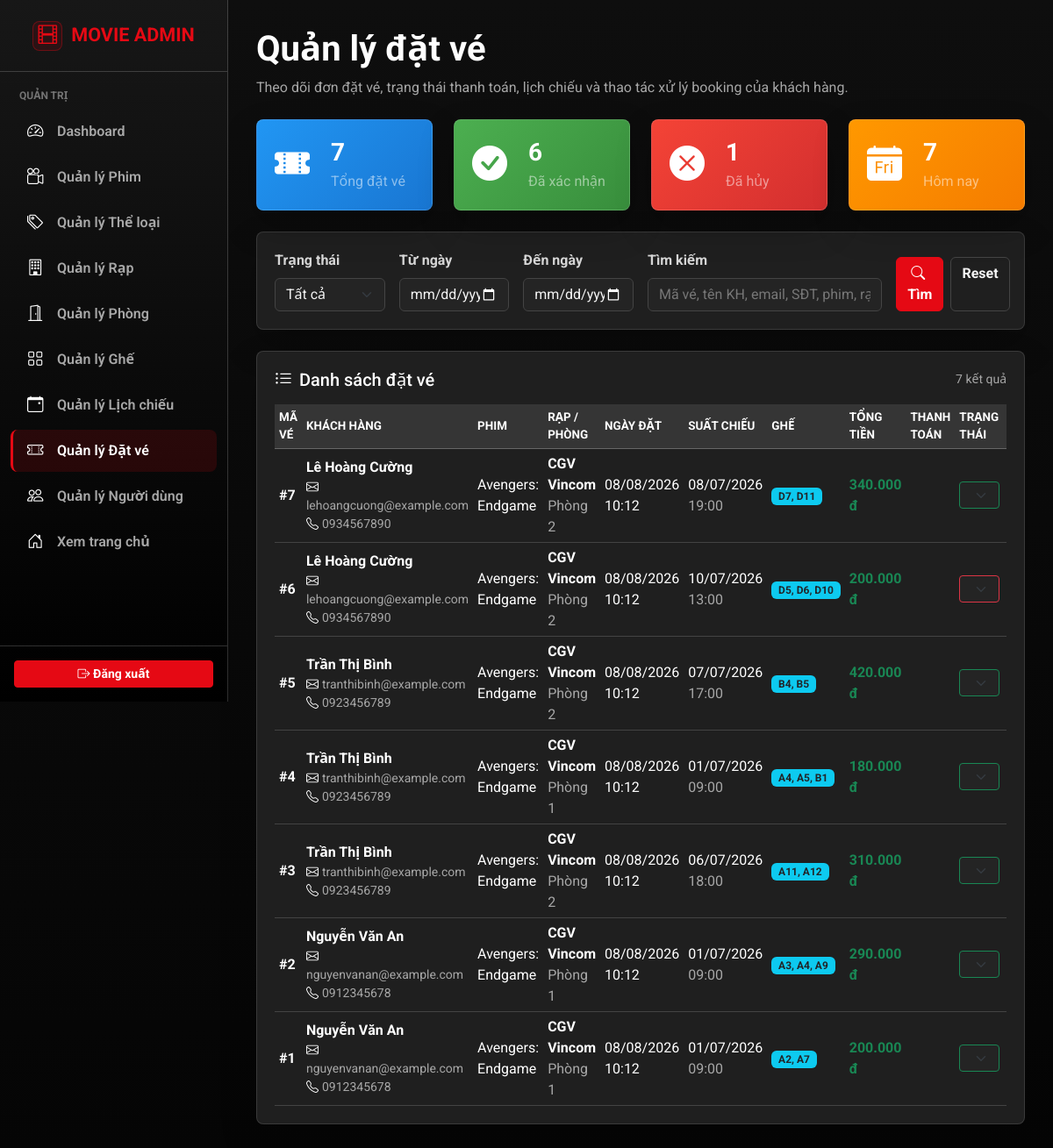
The app's page /frontend/admin/manage_booking.php (signed in) with its own data.
### tables this page shows
CREATE TABLE bookings
(
    id                INT PRIMARY KEY AUTO_INCREMENT,
    user_id           INT            NOT NULL,
    total_price       DECIMAL(10, 2) NOT NULL,
    payment_method_id ENUM ('momo', 'vnpay', 'bank_transfer'),
    status            ENUM ('pending', 'paid', 'canceled') DEFAULT 'pending',
    created_at        TIMESTAMP                            DEFAULT CURRENT_TIMESTAMP,
    updated_at        TIMESTAMP                            DEFAULT CURRENT_TIMESTAMP ON UPDATE CURRENT_TIMESTAMP,
    FOREIGN KEY (user_id) REFERENCES users (id) ON DELETE CASCADE,
    INDEX idx_status (status)
);

CREATE TABLE users
(
    id             INT PRIMARY KEY AUTO_INCREMENT,
    first_name     VARCHAR(50)  NOT NULL,
    last_name      VARCHAR(50)  NOT NULL,
    email          VARCHAR(100) NOT NULL UNIQUE,
    password       VARCHAR(255) NOT NULL,
    phone          VARCHAR(20)  NOT NULL UNIQUE,
    birth_date     DATE         NULL,
    role           ENUM ('admin', 'user') DEFAULT 'user',
    remember_token VARCHAR(100) NULL,
    created_at     TIMESTAMP              DEFAULT CURRENT_TIMESTAMP,
    updated_at     TIMESTAMP              DEFAULT CURRENT_TIMESTAMP ON UPDATE CURRENT_TIMESTAMP
);

### frontend/admin/manage_booking.php (the view, shortened to what the rows shown need)
<?php
require_once '../../backend/app/init.php';
require_once 'admin_header.php';
require_once 'admin_sidebar.php';
$controller = new BookingController();
$filters = [
    'status' => $_GET['status'] ?? '',
    'from_date' => $_GET['from_date'] ?? '',
    'to_date' => $_GET['to_date'] ?? '',
    'search' => $_GET['search'] ?? ''
];
$bookings = $controller->getAdminBookings($filters);
$queryParams = array_filter($filters, function ($value) {
    return trim((string)$value) !== '';
});
$formAction = 'manage_booking.php' . (!empty($queryParams) ? '?' . http_build_query($queryParams) : '');
?>
<div class="container-fluid admin-booking-page">
    <div class="admin-page-header d-flex flex-column flex-lg-row justify-content-between align-items-start gap-3 mb-4">
        <div>
            <h1 class="mb-0 text-white fw-bold">Quản lý đặt vé</h1>
        </div>
    </div>
    <div class="admin-card">
        <div class="table-responsive">
            <table class="table table-hover table-sm admin-table admin-booking-table align-middle mb-0">
                <thead>
                    <tr>
                        <th>Mã vé</th>
                        <th>Khách hàng</th>
                        <th>Phim</th>
                        <th>Rạp / Phòng</th>
                        <th>Ngày đặt</th>
                        <th>Suất chiếu</th>
                        <th>Ghế</th>
                        <th>Tổng tiền</th>
                        <th>Thanh toán</th>
                        <th>Trạng thái</th>
                        <th class="text-center">Thao tác</th>
                    </tr>
                </thead>
                <tbody>
                    <?php if (empty($bookings)): ?>
                        <tr>
                            <td colspan="11">
                                <div class="admin-empty d-flex align-items-center justify-content-center gap-2">
                                    <i class="bi bi-ticket-perforated"></i>
                                    <span>Không tìm thấy booking phù hợp.</span>
                                </div>
                            </td>
                        </tr>
                    <?php else: ?>
                        <?php foreach ($bookings as $booking): ?>
                            <tr>
                                <td><strong>#<?= (int)$booking['id'] ?></strong></td>
                                <td>
                                    <div class="fw-bold text-white">
                                        <?= htmlspecialchars(trim($booking['first_name'] . ' ' . $booking['last_name'])) ?>
                                    </div>
                                    <div class="text-muted small">
                                        <i class="bi bi-envelope me-1"></i><?= htmlspecialchars($booking['email']) ?>
                                    </div>
                                    <div class="text-muted small">
                                        <i class="bi bi-telephone me-1"></i><?= htmlspecialchars($booking['phone']) ?>
                                    </div>
                                </td>
                                <td><?= htmlspecialchars($booking['movie_title'] ?: 'Chưa có dữ liệu') ?></td>
                                <td>
                                    <strong><?= htmlspecialchars($booking['theatre_name'] ?: 'Chưa có dữ liệu') ?></strong>
                                    <br><span class="text-muted"><?= htmlspecialchars($booking['room_name'] ?: 'Chưa có dữ liệu') ?></span>
                                </td>
                                <td><?= bookingAdminFormatDateTime($booking['created_at']) ?></td>
                                <td>
                                    <?= bookingAdminFormatDate($booking['show_date']) ?>
                                    <br><span class="text-muted"><?= bookingAdminFormatTime($booking['start_time']) ?></span>
                                </td>
                                <td>
                                    <span class="badge bg-info text-dark"><?= htmlspecialchars($booking['seats'] ?: 'N/A') ?></span>
                                </td>
                                <td><strong class="text-success"><?= number_format((float)$booking['total_price'], 0, ',', '.') ?> đ</strong></td>
                                <td><?= htmlspecialchars(bookingAdminPaymentLabel($booking['payment_method'])) ?></td>
                                <td>
                                    <form action="<?= htmlspecialchars($formAction) ?>" method="POST" class="m-0">
                                        <select name="status" class="form-select form-select-sm admin-booking-status-select <?= bookingAdminStatusSelectClass($booking['status']) ?>" onchange="this.form.submit()" aria-label="Cập nhật trạng thái booking #<?= (int)$booking['id'] ?>">
                                            <option value="paid" <?= ($booking['status'] === 'paid') ? 'selected' : '' ?>>Đã xác nhận</option>
                                            <option value="canceled" <?= ($booking['status'] === 'canceled') ? 'selected' : '' ?>>Đã hủy</option>
                                        </select>
                                    </form>
                                </td>
                                <td class="text-center">
                                </td>
                            </tr>
                        <?php endforeach; ?>
                    <?php endif; ?>
                </tbody>
            </table>
        </div>
    </div>
</div>
<?php
function bookingAdminPaymentLabel($paymentMethod) {
    $labels = [
        'cash' => 'Tiền mặt',
        'momo' => 'MoMo',
        'vnpay' => 'VNPay',
        'bank_transfer' => 'Chuyển khoản'
    ];
    return $labels[$paymentMethod] ?? $paymentMethod;
}
function bookingAdminStatusSelectClass($status) {
    if ($status === 'paid') {
        return 'border-success';
    }
    if ($status === 'canceled') {
        return 'border-danger';
    }
    return 'border-warning';
}
function bookingAdminFormatDateTime($value) {
    return date('d/m/Y H:i', strtotime($value));
}
function bookingAdminFormatDate($value) {
    return date('d/m/Y', strtotime($value));
}
function bookingAdminFormatTime($value) {
    return date('H:i', strtotime($value));
}
require_once 'admin_footer.php';
?>

### records on screen
bookings: id "7", user.last_name "Lê Hoàng Cường", user.email "lehoangcuong@example.com", user.phone "0934567890", movie_title "Avengers: Endgame", theatre_name "CGV Vincom", room_name "Phòng 2", created_at "08/08/2026 10:12", show_date "08/07/2026", start_time "19:00", seats "D7, D11", total_price "340.000", status "Đã xác nhận"
bookings: id "6", user.last_name "Lê Hoàng Cường", user.email "lehoangcuong@example.com", user.phone "0934567890", movie_title "Avengers: Endgame", theatre_name "CGV Vincom", room_name "Phòng 2", created_at "08/08/2026 10:12", show_date "10/07/2026", start_time "13:00", seats "D5, D6, D10", total_price "200.000", status "Đã hủy"
bookings: id "5", user.last_name "Trần Thị Bình", user.email "tranthibinh@example.com", user.phone "0923456789", movie_title "Avengers: Endgame", theatre_name "CGV Vincom", room_name "Phòng 2", created_at "08/08/2026 10:12", show_date "07/07/2026", start_time "17:00", seats "B4, B5", total_price "420.000", status "Đã xác nhận"
bookings: id "4", user.last_name "Trần Thị Bình", user.email "tranthibinh@example.com", user.phone "0923456789", movie_title "Avengers: Endgame", theatre_name "CGV Vincom", room_name "Phòng 1", created_at "08/08/2026 10:12", show_date "01/07/2026", start_time "09:00", seats "A4, A5, B1", total_price "180.000", status "Đã xác nhận"
bookings: id "3", user.last_name "Trần Thị Bình", user.email "tranthibinh@example.com", user.phone "0923456789", movie_title "Avengers: Endgame", theatre_name "CGV Vincom", room_name "Phòng 2", created_at "08/08/2026 10:12", show_date "06/07/2026", start_time "18:00", seats "A11, A12", total_price "310.000", status "Đã xác nhận"
bookings: id "2", user.last_name "Nguyễn Văn An", user.email "nguyenvanan@example.com", user.phone "0912345678", movie_title "Avengers: Endgame", theatre_name "CGV Vincom", room_name "Phòng 1", created_at "08/08/2026 10:12", show_date "01/07/2026", start_time "09:00", seats "A3, A4, A9", total_price "290.000", status "Đã xác nhận"
bookings: id "1", user.last_name "Nguyễn Văn An", user.email "nguyenvanan@example.com", user.phone "0912345678", movie_title "Avengers: Endgame", theatre_name "CGV Vincom", room_name "Phòng 1", created_at "08/08/2026 10:12", show_date "01/07/2026", start_time "09:00", seats "A2, A7", total_price "200.000", status "Đã xác nhận"

### other values on screen
$stats['total'] "7"
$stats['paid'] "6"
$stats['canceled'] "1"
$stats['today'] "7"
count($bookings) "7"
